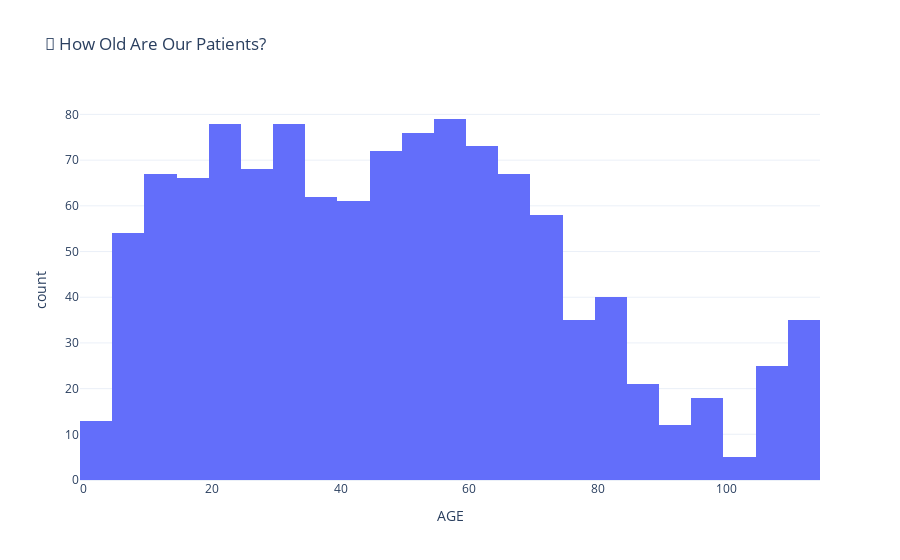

Here is the notebook cell this chart was saved with:
### Code cell
fig_age = px.histogram(patients_df, x='AGE', nbins=30, title='🧓 How Old Are Our Patients?', template='plotly_white')
fig_age.show()

### Figure 1 — Plotly figure (JSON) as saved in the notebook; plotly's stock layout.template omitted (floating-point values rounded to 4 significant figures; data arrays with more than 128 entries replaced by an {"elided": "..."} marker saying what was removed)
{"data": [{"alignmentgroup": "True", "bingroup": "x", "hovertemplate": "AGE=%{x}<br>count=%{y}<extra></extra>", "legendgroup": "", "marker": {"color": "#636efa", "pattern": {"shape": ""}}, "name": "", "nbinsx": 30, "offsetgroup": "", "orientation": "v", "showlegend": false, "type": "histogram", "x": {"elided": "1163 int values"}, "xaxis": "x", "yaxis": "y"}], "layout": {"autosize": true, "barmode": "relative", "legend": {"tracegroupgap": 0}, "title": {"text": "🧓 How Old Are Our Patients?"}, "xaxis": {"anchor": "y", "autorange": true, "domain": [0, 1], "range": [-0.5, 114.5], "title": {"text": "AGE"}, "type": "linear"}, "yaxis": {"anchor": "x", "autorange": true, "domain": [0, 1], "range": [0, 83.16], "title": {"text": "count"}}}}
